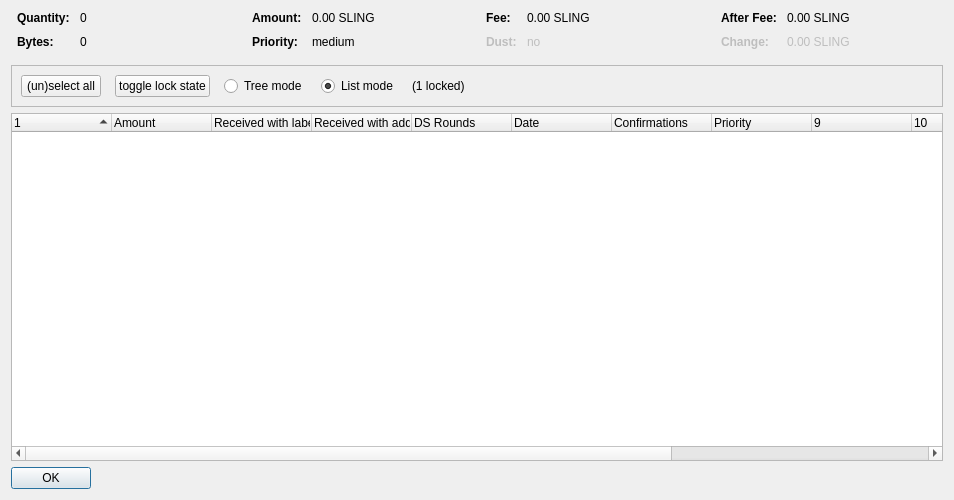
<?xml version="1.0" encoding="UTF-8"?>
<ui version="4.0">
 <class>CoinControlDialog</class>
 <widget class="QDialog" name="CoinControlDialog">
  <property name="geometry">
   <rect>
    <x>0</x>
    <y>0</y>
    <width>954</width>
    <height>500</height>
   </rect>
  </property>
  <property name="windowTitle">
   <string>Coin Selection</string>
  </property>
  <layout class="QVBoxLayout" name="verticalLayout">
   <item>
    <layout class="QHBoxLayout" name="horizontalLayoutTop" stretch="0,0,0,0">
     <property name="topMargin">
      <number>0</number>
     </property>
     <property name="bottomMargin">
      <number>10</number>
     </property>
     <item>
      <layout class="QFormLayout" name="formLayoutCoinControl1">
       <property name="horizontalSpacing">
        <number>10</number>
       </property>
       <property name="verticalSpacing">
        <number>10</number>
       </property>
       <property name="leftMargin">
        <number>6</number>
       </property>
       <property name="rightMargin">
        <number>6</number>
       </property>
       <item row="0" column="0">
        <widget class="QLabel" name="labelCoinControlQuantityText">
         <property name="font">
          <font>
           <weight>75</weight>
           <bold>true</bold>
          </font>
         </property>
         <property name="text">
          <string>Quantity:</string>
         </property>
        </widget>
       </item>
       <item row="0" column="1">
        <widget class="QLabel" name="labelCoinControlQuantity">
         <property name="cursor">
          <cursorShape>IBeamCursor</cursorShape>
         </property>
         <property name="contextMenuPolicy">
          <enum>Qt::ActionsContextMenu</enum>
         </property>
         <property name="text">
          <string notr="true">0</string>
         </property>
         <property name="textInteractionFlags">
          <set>Qt::LinksAccessibleByMouse|Qt::TextSelectableByKeyboard|Qt::TextSelectableByMouse</set>
         </property>
        </widget>
       </item>
       <item row="1" column="0">
        <widget class="QLabel" name="labelCoinControlBytesText">
         <property name="font">
          <font>
           <weight>75</weight>
           <bold>true</bold>
          </font>
         </property>
         <property name="text">
          <string>Bytes:</string>
         </property>
        </widget>
       </item>
       <item row="1" column="1">
        <widget class="QLabel" name="labelCoinControlBytes">
         <property name="cursor">
          <cursorShape>IBeamCursor</cursorShape>
         </property>
         <property name="contextMenuPolicy">
          <enum>Qt::ActionsContextMenu</enum>
         </property>
         <property name="text">
          <string notr="true">0</string>
         </property>
         <property name="textInteractionFlags">
          <set>Qt::LinksAccessibleByMouse|Qt::TextSelectableByKeyboard|Qt::TextSelectableByMouse</set>
         </property>
        </widget>
       </item>
      </layout>
     </item>
     <item>
      <layout class="QFormLayout" name="formLayoutCoinControl2">
       <property name="horizontalSpacing">
        <number>10</number>
       </property>
       <property name="verticalSpacing">
        <number>10</number>
       </property>
       <property name="leftMargin">
        <number>6</number>
       </property>
       <property name="rightMargin">
        <number>6</number>
       </property>
       <item row="0" column="0">
        <widget class="QLabel" name="labelCoinControlAmountText">
         <property name="font">
          <font>
           <weight>75</weight>
           <bold>true</bold>
          </font>
         </property>
         <property name="text">
          <string>Amount:</string>
         </property>
        </widget>
       </item>
       <item row="0" column="1">
        <widget class="QLabel" name="labelCoinControlAmount">
         <property name="cursor">
          <cursorShape>IBeamCursor</cursorShape>
         </property>
         <property name="contextMenuPolicy">
          <enum>Qt::ActionsContextMenu</enum>
         </property>
         <property name="text">
          <string notr="true">0.00 SLING</string>
         </property>
         <property name="textInteractionFlags">
          <set>Qt::LinksAccessibleByMouse|Qt::TextSelectableByKeyboard|Qt::TextSelectableByMouse</set>
         </property>
        </widget>
       </item>
       <item row="1" column="0">
        <widget class="QLabel" name="labelCoinControlPriorityText">
         <property name="font">
          <font>
           <weight>75</weight>
           <bold>true</bold>
          </font>
         </property>
         <property name="text">
          <string>Priority:</string>
         </property>
        </widget>
       </item>
       <item row="1" column="1">
        <widget class="QLabel" name="labelCoinControlPriority">
         <property name="cursor">
          <cursorShape>IBeamCursor</cursorShape>
         </property>
         <property name="contextMenuPolicy">
          <enum>Qt::ActionsContextMenu</enum>
         </property>
         <property name="text">
          <string>medium</string>
         </property>
         <property name="textInteractionFlags">
          <set>Qt::LinksAccessibleByMouse|Qt::TextSelectableByKeyboard|Qt::TextSelectableByMouse</set>
         </property>
        </widget>
       </item>
      </layout>
     </item>
     <item>
      <layout class="QFormLayout" name="formLayoutCoinControl3">
       <property name="horizontalSpacing">
        <number>10</number>
       </property>
       <property name="verticalSpacing">
        <number>10</number>
       </property>
       <property name="leftMargin">
        <number>6</number>
       </property>
       <property name="rightMargin">
        <number>6</number>
       </property>
       <item row="0" column="0">
        <widget class="QLabel" name="labelCoinControlFeeText">
         <property name="font">
          <font>
           <weight>75</weight>
           <bold>true</bold>
          </font>
         </property>
         <property name="text">
          <string>Fee:</string>
         </property>
        </widget>
       </item>
       <item row="0" column="1">
        <widget class="QLabel" name="labelCoinControlFee">
         <property name="cursor">
          <cursorShape>IBeamCursor</cursorShape>
         </property>
         <property name="contextMenuPolicy">
          <enum>Qt::ActionsContextMenu</enum>
         </property>
         <property name="text">
          <string notr="true">0.00 SLING</string>
         </property>
         <property name="textInteractionFlags">
          <set>Qt::LinksAccessibleByMouse|Qt::TextSelectableByKeyboard|Qt::TextSelectableByMouse</set>
         </property>
        </widget>
       </item>
       <item row="1" column="0">
        <widget class="QLabel" name="labelCoinControlLowOutputText">
         <property name="enabled">
          <bool>false</bool>
         </property>
         <property name="font">
          <font>
           <weight>75</weight>
           <bold>true</bold>
          </font>
         </property>
         <property name="text">
          <string>Dust:</string>
         </property>
        </widget>
       </item>
       <item row="1" column="1">
        <widget class="QLabel" name="labelCoinControlLowOutput">
         <property name="enabled">
          <bool>false</bool>
         </property>
         <property name="cursor">
          <cursorShape>IBeamCursor</cursorShape>
         </property>
         <property name="contextMenuPolicy">
          <enum>Qt::ActionsContextMenu</enum>
         </property>
         <property name="text">
          <string>no</string>
         </property>
         <property name="textInteractionFlags">
          <set>Qt::LinksAccessibleByMouse|Qt::TextSelectableByKeyboard|Qt::TextSelectableByMouse</set>
         </property>
        </widget>
       </item>
      </layout>
     </item>
     <item>
      <layout class="QFormLayout" name="formLayoutCoinControl4">
       <property name="horizontalSpacing">
        <number>10</number>
       </property>
       <property name="verticalSpacing">
        <number>10</number>
       </property>
       <property name="leftMargin">
        <number>6</number>
       </property>
       <property name="rightMargin">
        <number>6</number>
       </property>
       <item row="0" column="0">
        <widget class="QLabel" name="labelCoinControlAfterFeeText">
         <property name="font">
          <font>
           <weight>75</weight>
           <bold>true</bold>
          </font>
         </property>
         <property name="text">
          <string>After Fee:</string>
         </property>
        </widget>
       </item>
       <item row="0" column="1">
        <widget class="QLabel" name="labelCoinControlAfterFee">
         <property name="cursor">
          <cursorShape>IBeamCursor</cursorShape>
         </property>
         <property name="contextMenuPolicy">
          <enum>Qt::ActionsContextMenu</enum>
         </property>
         <property name="text">
          <string notr="true">0.00 SLING</string>
         </property>
         <property name="textInteractionFlags">
          <set>Qt::LinksAccessibleByMouse|Qt::TextSelectableByKeyboard|Qt::TextSelectableByMouse</set>
         </property>
        </widget>
       </item>
       <item row="1" column="0">
        <widget class="QLabel" name="labelCoinControlChangeText">
         <property name="enabled">
          <bool>false</bool>
         </property>
         <property name="font">
          <font>
           <weight>75</weight>
           <bold>true</bold>
          </font>
         </property>
         <property name="text">
          <string>Change:</string>
         </property>
        </widget>
       </item>
       <item row="1" column="1">
        <widget class="QLabel" name="labelCoinControlChange">
         <property name="enabled">
          <bool>false</bool>
         </property>
         <property name="cursor">
          <cursorShape>IBeamCursor</cursorShape>
         </property>
         <property name="contextMenuPolicy">
          <enum>Qt::ActionsContextMenu</enum>
         </property>
         <property name="text">
          <string notr="true">0.00 SLING</string>
         </property>
         <property name="textInteractionFlags">
          <set>Qt::LinksAccessibleByMouse|Qt::TextSelectableByKeyboard|Qt::TextSelectableByMouse</set>
         </property>
        </widget>
       </item>
      </layout>
     </item>
    </layout>
   </item>
   <item>
    <widget class="QFrame" name="frame">
     <property name="minimumSize">
      <size>
       <width>0</width>
       <height>40</height>
      </size>
     </property>
     <property name="frameShape">
      <enum>QFrame::StyledPanel</enum>
     </property>
     <property name="frameShadow">
      <enum>QFrame::Sunken</enum>
     </property>
     <layout class="QHBoxLayout" name="horizontalLayout">
      <item>
       <layout class="QHBoxLayout" name="horizontalLayoutPanel" stretch="0,0,0,0,0,0">
        <property name="spacing">
         <number>14</number>
        </property>
        <item>
         <widget class="QPushButton" name="pushButtonSelectAll">
          <property name="sizePolicy">
           <sizepolicy hsizetype="Maximum" vsizetype="Fixed">
            <horstretch>0</horstretch>
            <verstretch>0</verstretch>
           </sizepolicy>
          </property>
          <property name="text">
           <string>(un)select all</string>
          </property>
          <property name="autoDefault">
           <bool>false</bool>
          </property>
         </widget>
        </item>
        <item>
         <widget class="QPushButton" name="pushButtonToggleLock">
          <property name="sizePolicy">
           <sizepolicy hsizetype="Maximum" vsizetype="Fixed">
            <horstretch>0</horstretch>
            <verstretch>0</verstretch>
           </sizepolicy>
          </property>
          <property name="text">
           <string>toggle lock state</string>
          </property>
          <property name="autoDefault">
           <bool>false</bool>
          </property>
         </widget>
        </item>
        <item>
         <widget class="QRadioButton" name="radioTreeMode">
          <property name="sizePolicy">
           <sizepolicy hsizetype="Maximum" vsizetype="Fixed">
            <horstretch>0</horstretch>
            <verstretch>0</verstretch>
           </sizepolicy>
          </property>
          <property name="text">
           <string>Tree mode</string>
          </property>
         </widget>
        </item>
        <item>
         <widget class="QRadioButton" name="radioListMode">
          <property name="sizePolicy">
           <sizepolicy hsizetype="Maximum" vsizetype="Fixed">
            <horstretch>0</horstretch>
            <verstretch>0</verstretch>
           </sizepolicy>
          </property>
          <property name="text">
           <string>List mode</string>
          </property>
          <property name="checked">
           <bool>true</bool>
          </property>
         </widget>
        </item>
        <item>
         <widget class="QLabel" name="labelLocked">
          <property name="text">
           <string>(1 locked)</string>
          </property>
         </widget>
        </item>
        <item>
         <spacer name="horizontalSpacer">
          <property name="orientation">
           <enum>Qt::Horizontal</enum>
          </property>
          <property name="sizeHint" stdset="0">
           <size>
            <width>40</width>
            <height>20</height>
           </size>
          </property>
         </spacer>
        </item>
       </layout>
      </item>
     </layout>
    </widget>
   </item>
   <item>
    <widget class="CoinControlTreeWidget" name="treeWidget">
     <property name="contextMenuPolicy">
      <enum>Qt::CustomContextMenu</enum>
     </property>
     <property name="sortingEnabled">
      <bool>false</bool>
     </property>
     <property name="columnCount">
      <number>13</number>
     </property>
     <attribute name="headerShowSortIndicator" stdset="0">
      <bool>true</bool>
     </attribute>
     <attribute name="headerStretchLastSection">
      <bool>false</bool>
     </attribute>
     <column>
      <property name="text">
       <string/>
      </property>
     </column>
     <column>
      <property name="text">
       <string>Amount</string>
      </property>
     </column>
     <column>
      <property name="text">
       <string>Received with label</string>
      </property>
     </column>
     <column>
      <property name="text">
       <string>Received with address</string>
      </property>
     </column>
     <column>
      <property name="text">
       <string>DS Rounds</string>
      </property>
     </column>
     <column>
      <property name="text">
       <string>Date</string>
      </property>
     </column>
     <column>
      <property name="text">
       <string>Confirmations</string>
      </property>
      <property name="toolTip">
       <string>Confirmed</string>
      </property>
     </column>
     <column>
      <property name="text">
       <string>Priority</string>
      </property>
     </column>
     <column>
      <property name="text">
       <string/>
      </property>
     </column>
     <column>
      <property name="text">
       <string/>
      </property>
     </column>
     <column>
      <property name="text">
       <string/>
      </property>
     </column>
     <column>
      <property name="text">
       <string/>
      </property>
     </column>
     <column>
      <property name="text">
       <string/>
      </property>
     </column>
    </widget>
   </item>
   <item>
    <widget class="QDialogButtonBox" name="buttonBox">
     <property name="sizePolicy">
      <sizepolicy hsizetype="Maximum" vsizetype="Fixed">
       <horstretch>0</horstretch>
       <verstretch>0</verstretch>
      </sizepolicy>
     </property>
     <property name="orientation">
      <enum>Qt::Horizontal</enum>
     </property>
     <property name="standardButtons">
      <set>QDialogButtonBox::Ok</set>
     </property>
    </widget>
   </item>
  </layout>
 </widget>
 <customwidgets>
  <customwidget>
   <class>CoinControlTreeWidget</class>
   <extends>QTreeWidget</extends>
   <header>coincontroltreewidget.h</header>
  </customwidget>
 </customwidgets>
 <resources/>
 <connections/>
</ui>
